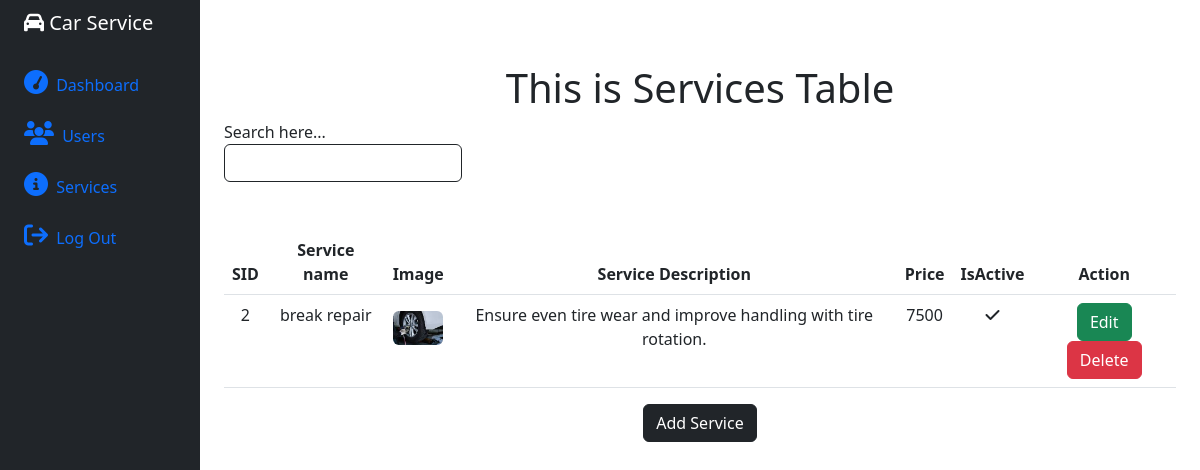
The page /admin/service.php (signed in) on the database its author committed.
### tables this page shows
CREATE TABLE `services` (
  `sid` int(11) NOT NULL,
  `sname` varchar(100) NOT NULL,
  `image` varchar(100) NOT NULL,
  `serviceDesc` varchar(10000) NOT NULL,
  `isActive` tinyint(1) NOT NULL,
  `price` int(11) NOT NULL
);

### admin/service.php (the view, shortened to what this page needs)
<?php
require '../connection.php';
?>
<!DOCTYPE html>
<html lang="en">
<head>
    <link rel="stylesheet" href="https://cdnjs.cloudflare.com/ajax/libs/font-awesome/6.4.2/css/all.min.css" />
    <link rel="stylesheet" href="../css/bootstrap.min.css">
    <link rel="stylesheet" href="../css/style.css">
</head>
<body>
    <div class="container-fluid">
        <div class="row flex-nowrap">
            <?php require('sidebar.php') ?>
            <div class="col py-3">
                <div class="container">
                    <h1 class="text-center mt-5">This is Services Table</h1>
                    <div class="search mb-5">
                        <label for="search">Search here... </label>
                        <input type="text" name="" id="search" class="form-control w-25 border-dark">
                    </div>
                    <div class="table-responsive text-center">
                        <table class="table">
                            <thead>
                                <tr>
                                    <th>SID</th>
                                    <th>Service name</th>
                                    <th>Image</th>
                                    <th>Service Description</th>
                                    <th>Price</th>
                                    <th>IsActive</th>
                                    <th>Action</th>
                                </tr>
                            </thead>
                            <tbody>
                                <?php
                                $qry = "select * from services";
                                $result = mysqli_query($conn, $qry);
                                while ($r = mysqli_fetch_assoc($result)) :
                                ?>
                                    <tr>
                                        <td><?php echo $r['sid'] ?></td>
                                        <td><?php echo $r['sname'] ?></td>
                                        <td>
                                            <span class="image-icon">
                                                <img src="..<?php echo $r['image'] ?>" alt="image" class="img-fluid rounded">
                                            </span>
                                        </td>
                                        <td><?php echo $r['serviceDesc'] ?></td>
                                        <td><?php echo $r['price'] ?></td>
                                        <td>
                                            <i class="<?php echo $r['isActive'] ? 'fa fa-check' : 'fa fa-xmark' ?>"></i>
                                        </td>
                                        <td>
                                            <a href="edit-service.php?sid=<?php echo $r['sid'] ?>" class="btn btn-success">Edit</a>
                                            <a href="delete-service.php?sid=<?php echo $r['sid'] ?>" class="btn btn-danger" onclick="return confirm('Are you sure?')">Delete</a>
                                        </td>
                                    </tr>
                                <?php endwhile; ?>
                            </tbody>
                        </table>
                        <div class="action">
                            <a href="add-service.php" class="btn btn-dark">Add Service</a>
                        </div>
                    </div>
                </div>
            </div>
        </div>
    </div>
</body>
</html>

### css/style.css (style rules this page uses)
.image-icon { height: 50px; width: 50px; display: flex; justify-content: center; align-items: center; }

### rows shown on the page
services: sid "2", sname "break repair", image (picture), serviceDesc "Ensure even tire wear and improve handling with tire rotation.", price "7500", isActive 1 (drawn)
